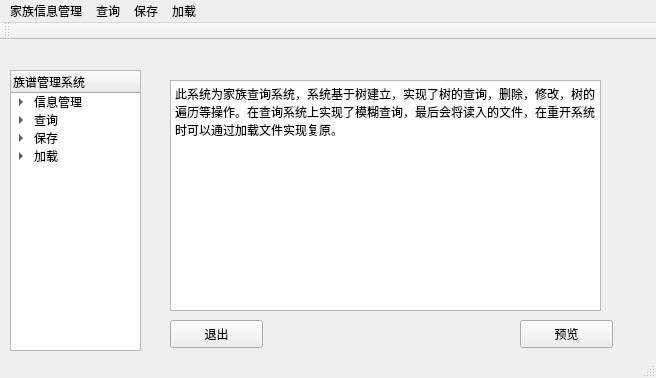
<?xml version="1.0" encoding="UTF-8"?>
<ui version="4.0">
 <class>MainWindow</class>
 <widget class="QMainWindow" name="MainWindow">
  <property name="geometry">
   <rect>
    <x>0</x>
    <y>0</y>
    <width>656</width>
    <height>378</height>
   </rect>
  </property>
  <property name="windowTitle">
   <string>MainWindow</string>
  </property>
  <widget class="QWidget" name="centralWidget">
   <widget class="QTreeWidget" name="treeWidget">
    <property name="geometry">
     <rect>
      <x>10</x>
      <y>30</y>
      <width>131</width>
      <height>281</height>
     </rect>
    </property>
    <column>
     <property name="text">
      <string>族谱管理系统</string>
     </property>
    </column>
    <item>
     <property name="text">
      <string>信息管理</string>
     </property>
     <item>
      <property name="text">
       <string>添加</string>
      </property>
     </item>
     <item>
      <property name="text">
       <string>修改</string>
      </property>
     </item>
     <item>
      <property name="text">
       <string>删除</string>
      </property>
     </item>
    </item>
    <item>
     <property name="text">
      <string>查询</string>
     </property>
     <item>
      <property name="text">
       <string>人员查询</string>
      </property>
     </item>
    </item>
    <item>
     <property name="text">
      <string>保存</string>
     </property>
     <item>
      <property name="text">
       <string>保存文件</string>
      </property>
     </item>
    </item>
    <item>
     <property name="text">
      <string>加载</string>
     </property>
     <item>
      <property name="text">
       <string>加载文件</string>
      </property>
     </item>
    </item>
   </widget>
   <widget class="QTextBrowser" name="textBrowser">
    <property name="geometry">
     <rect>
      <x>170</x>
      <y>40</y>
      <width>431</width>
      <height>231</height>
     </rect>
    </property>
    <property name="html">
     <string>&lt;!DOCTYPE HTML PUBLIC &quot;-//W3C//DTD HTML 4.0//EN&quot; &quot;http://www.w3.org/TR/REC-html40/strict.dtd&quot;&gt;
&lt;html&gt;&lt;head&gt;&lt;meta name=&quot;qrichtext&quot; content=&quot;1&quot; /&gt;&lt;style type=&quot;text/css&quot;&gt;
p, li { white-space: pre-wrap; }
&lt;/style&gt;&lt;/head&gt;&lt;body style=&quot; font-family:'SimSun'; font-size:9pt; font-weight:400; font-style:normal;&quot;&gt;
&lt;p style=&quot; margin-top:0px; margin-bottom:0px; margin-left:0px; margin-right:0px; -qt-block-indent:0; text-indent:0px;&quot;&gt;此系统为家族查询系统，系统基于树建立，实现了树的查询，删除，修改，树的遍历等操作。在查询系统上实现了模糊查询，最后会将读入的文件，在重开系统时可以通过加载文件实现复原。&lt;/p&gt;&lt;/body&gt;&lt;/html&gt;</string>
    </property>
   </widget>
   <widget class="QPushButton" name="pushButton">
    <property name="geometry">
     <rect>
      <x>520</x>
      <y>280</y>
      <width>93</width>
      <height>28</height>
     </rect>
    </property>
    <property name="text">
     <string>预览</string>
    </property>
   </widget>
   <widget class="QPushButton" name="pushButton_2">
    <property name="geometry">
     <rect>
      <x>170</x>
      <y>280</y>
      <width>93</width>
      <height>28</height>
     </rect>
    </property>
    <property name="text">
     <string>退出</string>
    </property>
   </widget>
  </widget>
  <widget class="QMenuBar" name="menuBar">
   <property name="geometry">
    <rect>
     <x>0</x>
     <y>0</y>
     <width>656</width>
     <height>26</height>
    </rect>
   </property>
   <widget class="QMenu" name="menu">
    <property name="title">
     <string>家族信息管理</string>
    </property>
    <addaction name="action"/>
    <addaction name="action_2"/>
    <addaction name="action_3"/>
    <addaction name="action_7"/>
   </widget>
   <widget class="QMenu" name="menu_2">
    <property name="title">
     <string>查询</string>
    </property>
    <addaction name="action_4"/>
   </widget>
   <widget class="QMenu" name="menu_3">
    <property name="title">
     <string>保存</string>
    </property>
    <addaction name="action_5"/>
   </widget>
   <widget class="QMenu" name="menu_4">
    <property name="title">
     <string>加载</string>
    </property>
    <addaction name="action_6"/>
   </widget>
   <addaction name="menu"/>
   <addaction name="menu_2"/>
   <addaction name="menu_3"/>
   <addaction name="menu_4"/>
  </widget>
  <widget class="QToolBar" name="mainToolBar">
   <attribute name="toolBarArea">
    <enum>TopToolBarArea</enum>
   </attribute>
   <attribute name="toolBarBreak">
    <bool>false</bool>
   </attribute>
  </widget>
  <widget class="QStatusBar" name="statusBar"/>
  <action name="action">
   <property name="text">
    <string>成员添加</string>
   </property>
  </action>
  <action name="action_2">
   <property name="text">
    <string>成员修改</string>
   </property>
  </action>
  <action name="action_3">
   <property name="text">
    <string>成员删除</string>
   </property>
  </action>
  <action name="action_4">
   <property name="text">
    <string>人员查询</string>
   </property>
  </action>
  <action name="action_5">
   <property name="text">
    <string>保存入文件</string>
   </property>
  </action>
  <action name="action_6">
   <property name="text">
    <string>加载文件</string>
   </property>
  </action>
  <action name="action_7">
   <property name="text">
    <string>创建族谱</string>
   </property>
  </action>
 </widget>
 <layoutdefault spacing="6" margin="11"/>
 <resources/>
 <connections/>
</ui>
